Frame 1 (no input): blank canvas, image omitted
Frame 60 (no input): blank canvas, image omitted
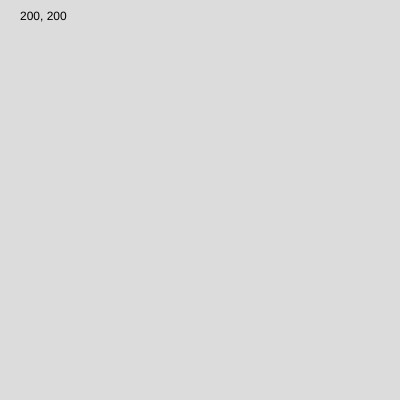
Frame 120 (the mouse pressed at the canvas centre since frame 60)

The p5.js sketch whose frames 1 and 60 were blank and that drew this single picture after the mouse press (run headless with seeded random() and noise() and a simulated clock; from frame 60 on, the mouse is pressed at the canvas centre):

// p5.js sketch
// ── sketch.js
// Variables and change
// -> declare, initialise, and update variables
// -> use variables, operators, and random()
// -> add both linear and random motion

/* Template literals begin and end with backticks (`) instead of quotation marks (""). 
You can include a variable in the string using the ${} placeholder */

function setup() {
  createCanvas(400, 400);
}

function draw() {
  background(220);
  //Place code here

  /* places the x a y position of the mouse
  on the canvas as a coordinate pair x, y */
  fill(0);
  text(`${mouseX}, ${mouseY}`, 20, 20);
}
